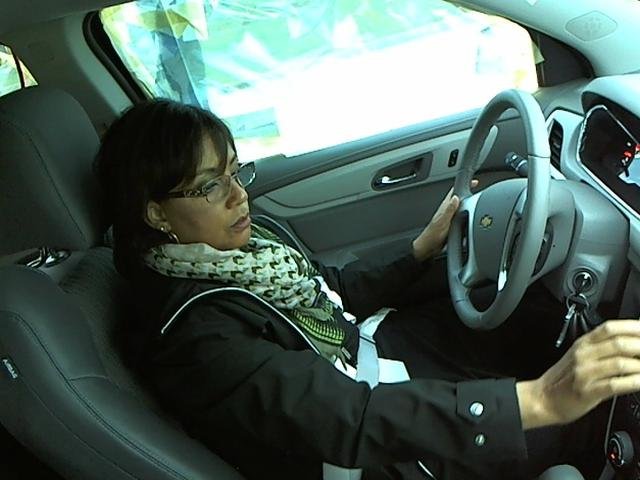
#> input picture convert/img_1.jpg, 640 x 480 px
$ python -i colorize.py   (imports and definitions only)
#> lines starting #> are read from the running program, lines starting #| are printed output that depends on the picture
import timeit
import numpy as np
import pandas as pd

import pygco
import cv2

class colorize(object):

	def __init__(self, original, sobel=True):
#> called with original = 'img_1.jpg', sobel = True
		self.test = cv2.imread(original,0)
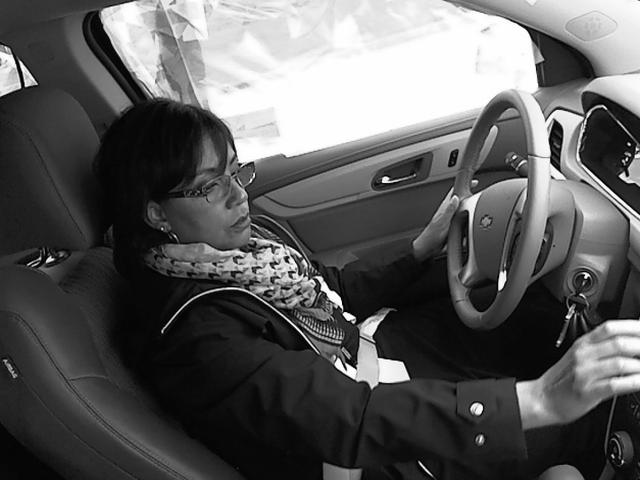
#> self.test: shape (480, 640); min 0, max 255, mean 91.4
		self.original = cv2.imread(original,1)
#> self.original is the input picture: shape (480, 640, 3); mean B, G, R 90.3, 97.9, 79
#> (the run stopped early here; a loop or call above may not have finished)

$ run again, on convert/img_2.jpg
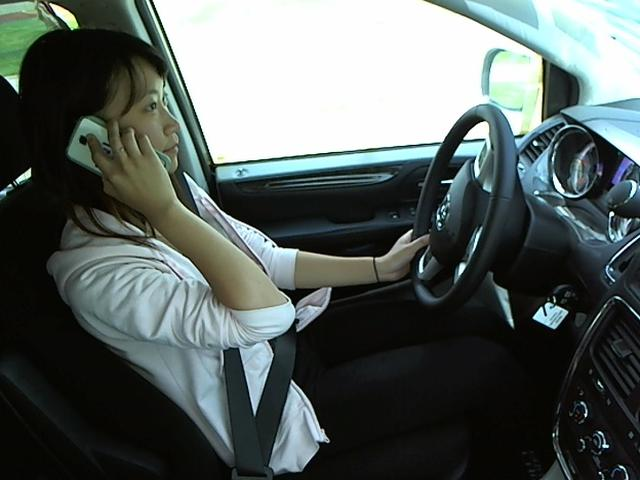
#> input picture convert/img_2.jpg, 640 x 480 px
#> in __init__, `self.test = cv2.imread(original,0)`:
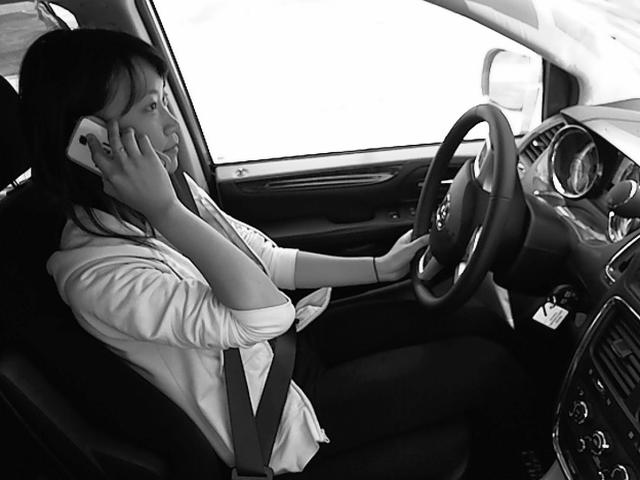
#> self.test: shape (480, 640); min 0, max 255, mean 93.8
#> in __init__, self.original is the input picture: shape (480, 640, 3); mean B, G, R 94.4, 96.7, 87.8

$ run again, on convert/img_3.jpg
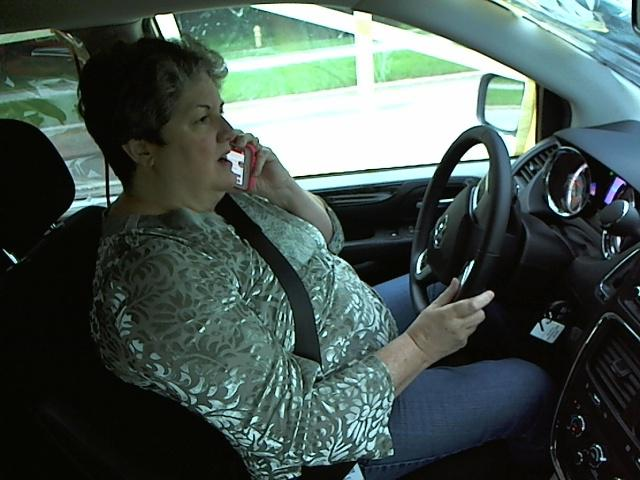
#> input picture convert/img_3.jpg, 640 x 480 px
#> in __init__, `self.test = cv2.imread(original,0)`:
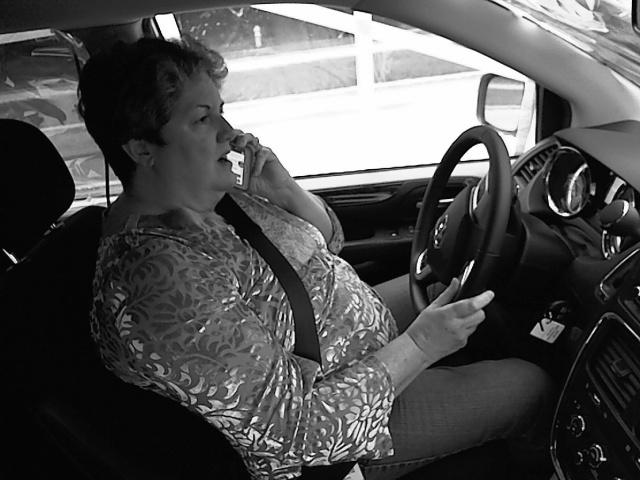
#> self.test: shape (480, 640); min 0, max 255, mean 81.5
#> in __init__, self.original is the input picture: shape (480, 640, 3); mean B, G, R 81.7, 86.4, 71.5

$ run again, on convert/img_4.jpg
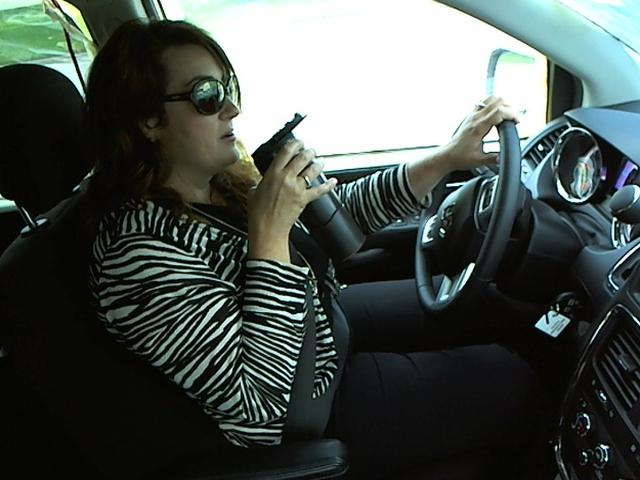
#> input picture convert/img_4.jpg, 640 x 480 px
#> in __init__, `self.test = cv2.imread(original,0)`:
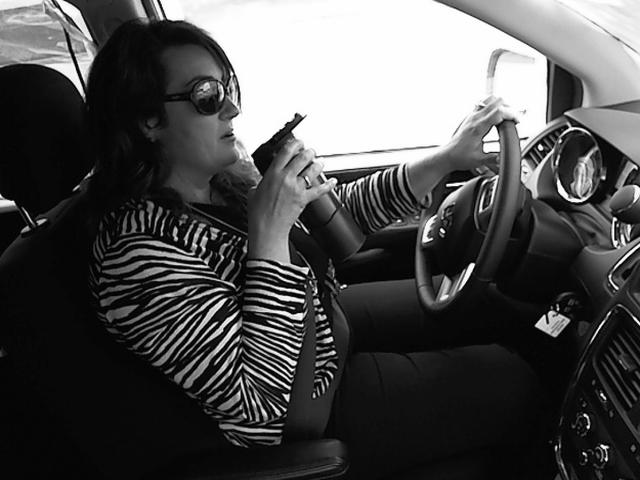
#> self.test: shape (480, 640); min 0, max 255, mean 78.2
#> in __init__, self.original is the input picture: shape (480, 640, 3); mean B, G, R 77.1, 81.1, 72.8
